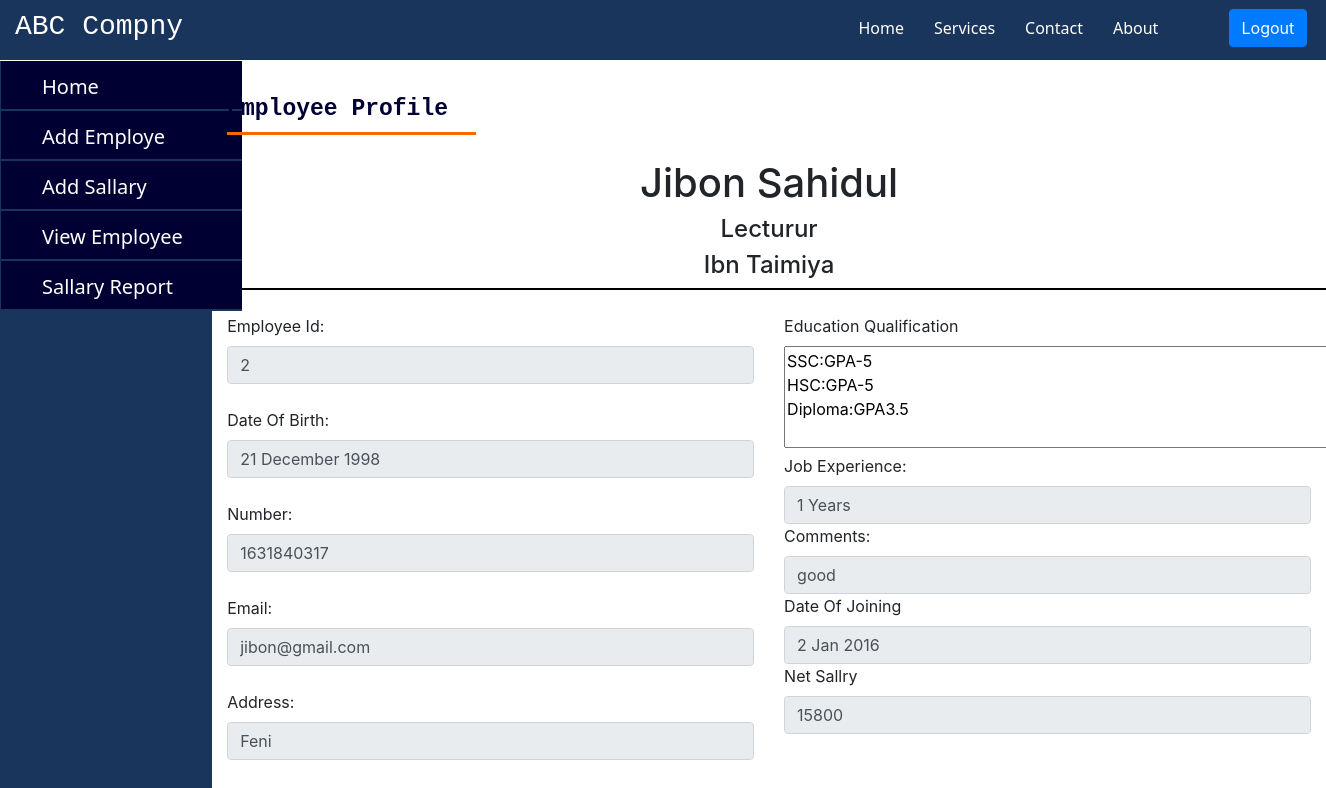
Page /home.php?&&page=prfl&&id=2 on the committed database.
### tables this page shows
CREATE TABLE `add_employee` (
  `Id:` varchar(50) NOT NULL,
  `name:` text NOT NULL,
  `designation:` text NOT NULL,
  `school_name:` text NOT NULL,
  `birth_date` varchar(50) NOT NULL,
  `number` int(12) NOT NULL,
  `email` varchar(50) NOT NULL,
  `address` varchar(250) NOT NULL,
  `edu_qualification` varchar(250) NOT NULL,
  `job_experience` varchar(50) NOT NULL,
  `publications` varchar(50) NOT NULL,
  `outstanding_quality` varchar(50) NOT NULL,
  `comment` varchar(100) NOT NULL
);

CREATE TABLE `add_sallary` (
  `id` int(50) NOT NULL,
  `name` varchar(50) NOT NULL,
  `date_of_join` varchar(50) NOT NULL,
  `casual_hour` varchar(50) NOT NULL,
  `description` varchar(250) NOT NULL,
  `basic` varchar(50) NOT NULL,
  `special_allowance` varchar(50) NOT NULL,
  `houserent` varchar(50) NOT NULL,
  `medical_allowance` varchar(50) NOT NULL,
  `gross_pay` varchar(50) NOT NULL,
  `deduction` varchar(50) NOT NULL,
  `Total_pay` int(50) NOT NULL
);

### prfl.php (the view, shortened to what this page needs)
<?php
$servername = "localhost";
$username = "root";
$password = "";
$dbname="payroll";
$conn = new mysqli($servername, $username, $password);
$conn->select_db($dbname);
?>
<?php
 if (isset($_GET['id']))
 {
  $uid=$_GET['id'];
 }
?>
<!DOCTYPE html>
<html lang="en">
<head>
	<link rel="stylesheet" href="https://stackpath.bootstrapcdn.com/bootstrap/4.3.1/css/bootstrap.min.css">
</head>
<body>
	<div class="container"></div><br><br>
<div class="container">
	<div class="heading">
		<div class="row">
			<div class="col-md-3">
				<div class="heading1">
					<h4>Employee Profile</h4>
				</div>
			</div>
			<div class="col-md-4"></div>
			<div class="col-md-5"></div>
		</div>
	</div>
</div><br>
<?php
  		$query="SELECT * FROM `add_employee`  WHERE `Id:`='$uid'";
  		$result_query=$conn->query($query);
  		while ($fetch_result=$result_query->fetch_array())
  		{
  	?>
<div class="container name">
	<div class="row">
		<div class="col-md-4"></div>
		<div class="col-md-4 ">
			<h1><?php print $fetch_result[1]?></h1>
			<h4><?php print $fetch_result[2]?></h4>
			<h4><?php print $fetch_result[3]?></h4>
		</div>
		<div class="col-md-4"></div>
	</div>
</div><br>
<div class="container">
	<div class="row">
		<div class="col-md-6">
			<label>Employee Id:</label>
			<input type="number" class="form-control" value="<?php print $fetch_result[0]?>" readonly=""><br>
			<label>Date Of Birth:</label>
			<input type="text" class="form-control" value="<?php print $fetch_result[4]?>" readonly=""><br>
			<label>Number:</label>
			<input type="number" class="form-control" value="<?php print $fetch_result[5]?>" readonly=""><br>
			<label>Email:</label>
			<input type="text" class="form-control" value="<?php print $fetch_result[6]?>" readonly=""><br>
			<label>Address:</label>
			<input type="text" class="form-control" value="<?php print $fetch_result[7]?>" readonly=""><br>
		</div>
		<div class="col-md-6">
			<label>Education Qualification</label>
			<textarea name="description"rows="4" cols="57"  readonly=""><?php print $fetch_result[8]?></textarea>
			<label>Job Experience:</label>
			<input type="text" class="form-control" value="<?php print $fetch_result[9]?>" readonly="">
			<label>Comments:</label>
			<input type="text" class="form-control" value="<?php print $fetch_result[12]?>" readonly="">
			<?php
			}
			?>
			<?php
			$sallary_query="SELECT * FROM `add_sallary` WHERE `id`='$uid'";
  		    $result_query=$conn->query($sallary_query);
  		    while ($fetch_result=$result_query->fetch_array())
  		     {
			?>
			<label>Date Of Joining</label>
			<input type="text" class="form-control" value="<?php print $fetch_result[2]?>" readonly="">
			<label>Net Sallry</label>
			<input type="text" class="form-control" value="<?php print $fetch_result[11]?>" readonly="">
			<?php
			}
			?>
		</div>
	</div>
</div>
</body>

### prfl.php (style rules this page uses)
.heading1 { border-bottom: 3px solid #F76900; }
.heading1 h4 { color: #000033; font-weight:bold; font-family: monospace; font-size: 23px; }
.name { border-bottom:2px solid black; text-align: center; }

### rows in the picture
add_employee: value "Jibon Sahidul", value "Lecturur", value "Ibn Taimiya", value "2", birth_date "21 December 1998", number "1631840317", email "jibon@gmail.com", address "Feni", description "SSC:GPA-5 HSC:GPA-5 Diploma:GPA3.5", job_experience "1 Years", comment "good"
add_sallary: date_of_join "2 Jan 2016", Total_pay "15800"
